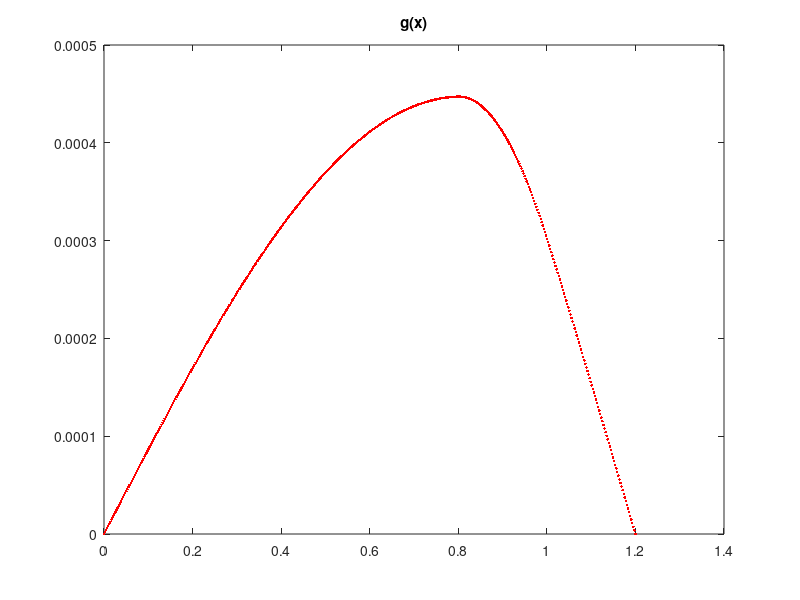
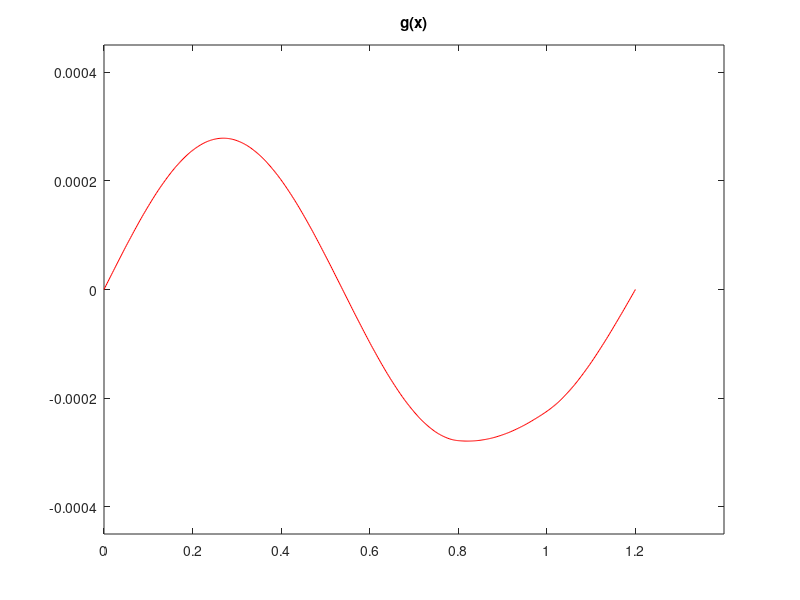
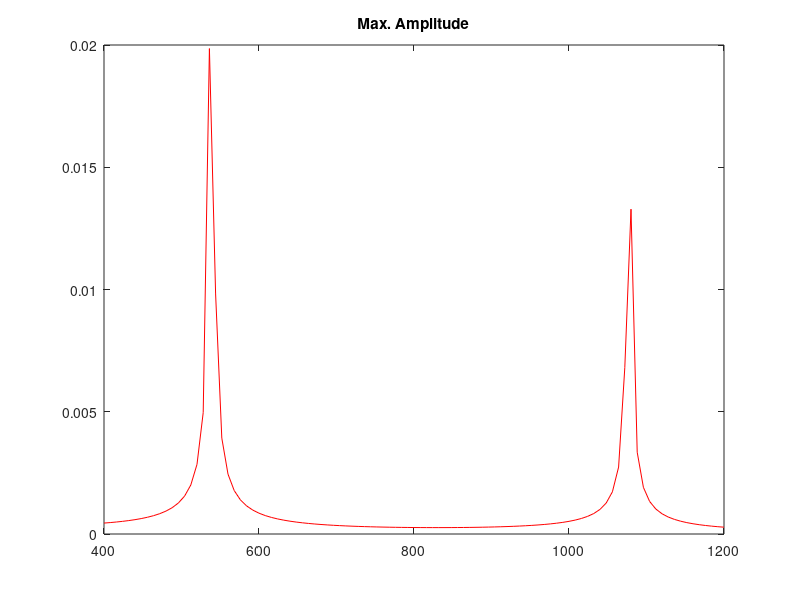

The MATLAB script that drew these images, in order:
clear; close all;

N=500;
xmin=0; xmax=1.2;
mu=.003;
T=127;
L=1.2;
w=400;
h=(xmax-xmin)/(N-1);
x=xmin:h:xmax;

A=zeros(N,N);
A(1,1)=1;
A(N,N)=1;
b=zeros(N,1);
b(1,1)=0;
b(N,1)=0;
for iterator1=2:1:N-1
    A(iterator1,iterator1-1)=T/(h^2);
    A(iterator1,iterator1)=-2*T/(h.^2)+mu*w^2;
    A(iterator1,iterator1+1)=T/(h^2);
    if (.8 <= x(iterator1)) && (x(iterator1) <=1)
        b(iterator1,1)=-.73;
    end;
end;
y2=A\b;
figure;
plot(x,y2,'r.');
title('g(x)');

figure;
omegas=400:(1200-400)/100:1200;
m=zeros(size(omegas));
for iterator2=1:101
    for iterator1=2:1:N-1
        A(iterator1,iterator1-1)=T/(h^2);
        A(iterator1,iterator1)=-2*T/(h.^2)+mu*omegas(iterator2)^2;
        A(iterator1,iterator1+1)=T/(h^2);
    end;
    y2=A\b;
    plot(x,y2,'r-');
    title('g(x)');
    axis([0 1.4 -4.5*10^-4 4.5*10^-4])
    pause(.05);
    m(iterator2)=max(abs(y2));
end;
figure;
plot(omegas,m,'r-');
title('Max. Amplitude');
fprintf('Relative amplitudes at Omega = %f and Omega= %f\n',max(m),max(m(50:end)))
